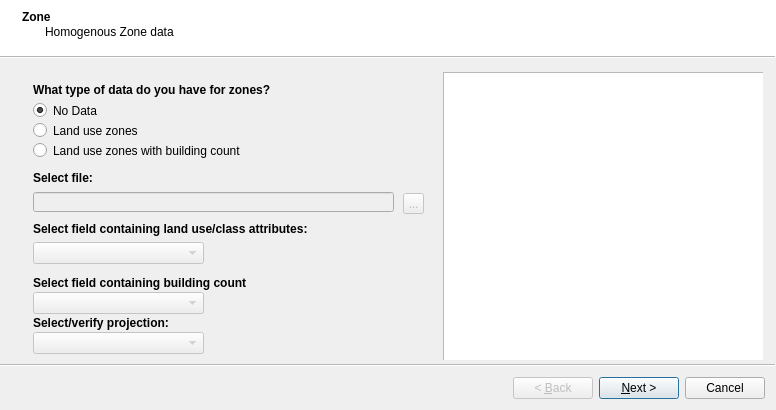
<?xml version="1.0" encoding="UTF-8"?>
<ui version="4.0">
 <class>widgetDataWizard</class>
 <widget class="QWizard" name="widgetDataWizard">
  <property name="geometry">
   <rect>
    <x>0</x>
    <y>0</y>
    <width>776</width>
    <height>410</height>
   </rect>
  </property>
  <property name="windowTitle">
   <string>Wizard</string>
  </property>
  <property name="modal">
   <bool>true</bool>
  </property>
  <property name="wizardStyle">
   <enum>QWizard::ModernStyle</enum>
  </property>
  <widget class="QWizardPage" name="wizardPageZones">
   <property name="title">
    <string>Zone</string>
   </property>
   <property name="subTitle">
    <string>Homogenous Zone data</string>
   </property>
   <attribute name="pageId">
    <string notr="true">page_zone</string>
   </attribute>
   <widget class="QWidget" name="widgetZones" native="true">
    <property name="geometry">
     <rect>
      <x>10</x>
      <y>10</y>
      <width>411</width>
      <height>291</height>
     </rect>
    </property>
    <widget class="QRadioButton" name="radio_zones_count">
     <property name="geometry">
      <rect>
       <x>10</x>
       <y>70</y>
       <width>391</width>
       <height>17</height>
      </rect>
     </property>
     <property name="text">
      <string>Land use zones with building count</string>
     </property>
    </widget>
    <widget class="QRadioButton" name="radio_zones_only">
     <property name="geometry">
      <rect>
       <x>10</x>
       <y>50</y>
       <width>391</width>
       <height>17</height>
      </rect>
     </property>
     <property name="text">
      <string>Land use zones</string>
     </property>
    </widget>
    <widget class="QLabel" name="lb_zones_proj">
     <property name="geometry">
      <rect>
       <x>10</x>
       <y>240</y>
       <width>151</width>
       <height>21</height>
      </rect>
     </property>
     <property name="font">
      <font>
       <weight>75</weight>
       <bold>true</bold>
      </font>
     </property>
     <property name="text">
      <string>Select/verify projection:</string>
     </property>
    </widget>
    <widget class="QLabel" name="lb_zones_select_file">
     <property name="geometry">
      <rect>
       <x>10</x>
       <y>95</y>
       <width>71</width>
       <height>21</height>
      </rect>
     </property>
     <property name="font">
      <font>
       <weight>75</weight>
       <bold>true</bold>
      </font>
     </property>
     <property name="text">
      <string>Select file:</string>
     </property>
    </widget>
    <widget class="QRadioButton" name="radio_zones_no_data">
     <property name="geometry">
      <rect>
       <x>10</x>
       <y>30</y>
       <width>391</width>
       <height>17</height>
      </rect>
     </property>
     <property name="text">
      <string>No Data</string>
     </property>
     <property name="checked">
      <bool>true</bool>
     </property>
    </widget>
    <widget class="QComboBox" name="cb_zones_class_field">
     <property name="enabled">
      <bool>false</bool>
     </property>
     <property name="geometry">
      <rect>
       <x>10</x>
       <y>170</y>
       <width>171</width>
       <height>22</height>
      </rect>
     </property>
    </widget>
    <widget class="QLabel" name="lb_zones_class_field">
     <property name="geometry">
      <rect>
       <x>10</x>
       <y>146</y>
       <width>281</width>
       <height>21</height>
      </rect>
     </property>
     <property name="font">
      <font>
       <weight>75</weight>
       <bold>true</bold>
      </font>
     </property>
     <property name="text">
      <string>Select field containing land use/class attributes:</string>
     </property>
    </widget>
    <widget class="QToolButton" name="btn_zones_select_file">
     <property name="enabled">
      <bool>false</bool>
     </property>
     <property name="geometry">
      <rect>
       <x>380</x>
       <y>121</y>
       <width>21</width>
       <height>21</height>
      </rect>
     </property>
     <property name="cursor">
      <cursorShape>ArrowCursor</cursorShape>
     </property>
     <property name="text">
      <string>...</string>
     </property>
    </widget>
    <widget class="QComboBox" name="cb_zones_proj">
     <property name="enabled">
      <bool>false</bool>
     </property>
     <property name="geometry">
      <rect>
       <x>10</x>
       <y>260</y>
       <width>171</width>
       <height>22</height>
      </rect>
     </property>
    </widget>
    <widget class="QLineEdit" name="txt_zones_select_file">
     <property name="enabled">
      <bool>false</bool>
     </property>
     <property name="geometry">
      <rect>
       <x>10</x>
       <y>120</y>
       <width>361</width>
       <height>20</height>
      </rect>
     </property>
    </widget>
    <widget class="QLabel" name="lb_zones_desc">
     <property name="geometry">
      <rect>
       <x>10</x>
       <y>10</y>
       <width>251</width>
       <height>16</height>
      </rect>
     </property>
     <property name="font">
      <font>
       <weight>75</weight>
       <bold>true</bold>
      </font>
     </property>
     <property name="text">
      <string>What type of data do you have for zones?</string>
     </property>
    </widget>
    <widget class="QLabel" name="lb_zones_count_field">
     <property name="geometry">
      <rect>
       <x>10</x>
       <y>200</y>
       <width>271</width>
       <height>21</height>
      </rect>
     </property>
     <property name="font">
      <font>
       <weight>75</weight>
       <bold>true</bold>
      </font>
     </property>
     <property name="text">
      <string>Select field containing building count</string>
     </property>
    </widget>
    <widget class="QComboBox" name="cb_zones_count_field">
     <property name="enabled">
      <bool>false</bool>
     </property>
     <property name="geometry">
      <rect>
       <x>10</x>
       <y>220</y>
       <width>171</width>
       <height>22</height>
      </rect>
     </property>
    </widget>
   </widget>
   <widget class="QTextEdit" name="txt_zones_desc">
    <property name="geometry">
     <rect>
      <x>430</x>
      <y>10</y>
      <width>321</width>
      <height>290</height>
     </rect>
    </property>
   </widget>
  </widget>
  <widget class="QWizardPage" name="wizardPageFoortprints">
   <property name="title">
    <string>Footprint</string>
   </property>
   <property name="subTitle">
    <string>Building Footprint Data</string>
   </property>
   <attribute name="pageId">
    <string notr="true">page_fp</string>
   </attribute>
   <widget class="QWidget" name="widgetFootprint" native="true">
    <property name="geometry">
     <rect>
      <x>10</x>
      <y>10</y>
      <width>411</width>
      <height>290</height>
     </rect>
    </property>
    <widget class="QComboBox" name="cb_fp_story_field">
     <property name="enabled">
      <bool>false</bool>
     </property>
     <property name="geometry">
      <rect>
       <x>280</x>
       <y>146</y>
       <width>121</width>
       <height>22</height>
      </rect>
     </property>
    </widget>
    <widget class="QRadioButton" name="radio_fp_height">
     <property name="geometry">
      <rect>
       <x>10</x>
       <y>70</y>
       <width>381</width>
       <height>17</height>
      </rect>
     </property>
     <property name="text">
      <string>Building footprints with height</string>
     </property>
    </widget>
    <widget class="QLineEdit" name="txt_fp_select_file">
     <property name="enabled">
      <bool>false</bool>
     </property>
     <property name="geometry">
      <rect>
       <x>10</x>
       <y>121</y>
       <width>361</width>
       <height>20</height>
      </rect>
     </property>
    </widget>
    <widget class="QLabel" name="lb_fp_select_file">
     <property name="geometry">
      <rect>
       <x>10</x>
       <y>95</y>
       <width>71</width>
       <height>21</height>
      </rect>
     </property>
     <property name="font">
      <font>
       <weight>75</weight>
       <bold>true</bold>
      </font>
     </property>
     <property name="text">
      <string>Select file:</string>
     </property>
    </widget>
    <widget class="QRadioButton" name="radio_fp_only">
     <property name="geometry">
      <rect>
       <x>10</x>
       <y>50</y>
       <width>381</width>
       <height>17</height>
      </rect>
     </property>
     <property name="text">
      <string>Building footprints without height</string>
     </property>
    </widget>
    <widget class="QLabel" name="lb_fp_desc">
     <property name="geometry">
      <rect>
       <x>10</x>
       <y>10</y>
       <width>305</width>
       <height>16</height>
      </rect>
     </property>
     <property name="font">
      <font>
       <weight>75</weight>
       <bold>true</bold>
      </font>
     </property>
     <property name="text">
      <string>What type of data do you have for building footprints?</string>
     </property>
    </widget>
    <widget class="QComboBox" name="cb_fp_proj">
     <property name="enabled">
      <bool>false</bool>
     </property>
     <property name="geometry">
      <rect>
       <x>280</x>
       <y>171</y>
       <width>121</width>
       <height>22</height>
      </rect>
     </property>
    </widget>
    <widget class="QLabel" name="lb_fp_proj">
     <property name="geometry">
      <rect>
       <x>10</x>
       <y>171</y>
       <width>151</width>
       <height>21</height>
      </rect>
     </property>
     <property name="font">
      <font>
       <weight>75</weight>
       <bold>true</bold>
      </font>
     </property>
     <property name="text">
      <string>Select/verify projection:</string>
     </property>
    </widget>
    <widget class="QToolButton" name="btn_fp_select_file">
     <property name="enabled">
      <bool>false</bool>
     </property>
     <property name="geometry">
      <rect>
       <x>380</x>
       <y>121</y>
       <width>21</width>
       <height>21</height>
      </rect>
     </property>
     <property name="cursor">
      <cursorShape>ArrowCursor</cursorShape>
     </property>
     <property name="text">
      <string>...</string>
     </property>
    </widget>
    <widget class="QRadioButton" name="radio_fp_no_data">
     <property name="geometry">
      <rect>
       <x>10</x>
       <y>30</y>
       <width>381</width>
       <height>17</height>
      </rect>
     </property>
     <property name="text">
      <string>No Data</string>
     </property>
     <property name="checked">
      <bool>true</bool>
     </property>
    </widget>
    <widget class="QLabel" name="lb_fp_story_field">
     <property name="geometry">
      <rect>
       <x>10</x>
       <y>146</y>
       <width>241</width>
       <height>21</height>
      </rect>
     </property>
     <property name="font">
      <font>
       <weight>75</weight>
       <bold>true</bold>
      </font>
     </property>
     <property name="text">
      <string>Select field containing number of stories:</string>
     </property>
    </widget>
   </widget>
   <widget class="QTextEdit" name="txt_fp_desc">
    <property name="geometry">
     <rect>
      <x>430</x>
      <y>10</y>
      <width>321</width>
      <height>290</height>
     </rect>
    </property>
   </widget>
  </widget>
  <widget class="QWizardPage" name="wizardPageSurveys">
   <property name="title">
    <string>Survey</string>
   </property>
   <property name="subTitle">
    <string>Field survey data</string>
   </property>
   <attribute name="pageId">
    <string notr="true">page_survey</string>
   </attribute>
   <widget class="QWidget" name="widgetSurvey" native="true">
    <property name="geometry">
     <rect>
      <x>10</x>
      <y>10</y>
      <width>411</width>
      <height>290</height>
     </rect>
    </property>
    <widget class="QLabel" name="lb_svy_select_file">
     <property name="geometry">
      <rect>
       <x>10</x>
       <y>95</y>
       <width>71</width>
       <height>21</height>
      </rect>
     </property>
     <property name="font">
      <font>
       <weight>75</weight>
       <bold>true</bold>
      </font>
     </property>
     <property name="text">
      <string>Select file:</string>
     </property>
    </widget>
    <widget class="QLabel" name="lb_svy_desc">
     <property name="geometry">
      <rect>
       <x>10</x>
       <y>10</y>
       <width>261</width>
       <height>16</height>
      </rect>
     </property>
     <property name="font">
      <font>
       <weight>75</weight>
       <bold>true</bold>
      </font>
     </property>
     <property name="text">
      <string>What type of survey / field data do you have?</string>
     </property>
    </widget>
    <widget class="QToolButton" name="btn_svy_select_file">
     <property name="enabled">
      <bool>false</bool>
     </property>
     <property name="geometry">
      <rect>
       <x>380</x>
       <y>121</y>
       <width>21</width>
       <height>21</height>
      </rect>
     </property>
     <property name="cursor">
      <cursorShape>ArrowCursor</cursorShape>
     </property>
     <property name="text">
      <string>...</string>
     </property>
    </widget>
    <widget class="QRadioButton" name="radio_svy_sampled">
     <property name="geometry">
      <rect>
       <x>10</x>
       <y>50</y>
       <width>381</width>
       <height>17</height>
      </rect>
     </property>
     <property name="text">
      <string>Sampled buildings from survey area</string>
     </property>
    </widget>
    <widget class="QRadioButton" name="radio_svy_no_data">
     <property name="geometry">
      <rect>
       <x>10</x>
       <y>30</y>
       <width>381</width>
       <height>17</height>
      </rect>
     </property>
     <property name="text">
      <string>No Data</string>
     </property>
     <property name="checked">
      <bool>true</bool>
     </property>
    </widget>
    <widget class="QRadioButton" name="radio_svy_complete">
     <property name="geometry">
      <rect>
       <x>10</x>
       <y>70</y>
       <width>381</width>
       <height>17</height>
      </rect>
     </property>
     <property name="text">
      <string>Complete building stock/survey area</string>
     </property>
    </widget>
    <widget class="QLineEdit" name="txt_svy_select_file">
     <property name="enabled">
      <bool>false</bool>
     </property>
     <property name="geometry">
      <rect>
       <x>10</x>
       <y>121</y>
       <width>361</width>
       <height>20</height>
      </rect>
     </property>
    </widget>
   </widget>
   <widget class="QTextEdit" name="txt_survey_desc">
    <property name="geometry">
     <rect>
      <x>430</x>
      <y>10</y>
      <width>321</width>
      <height>290</height>
     </rect>
    </property>
   </widget>
  </widget>
  <widget class="QWizardPage" name="wizardPageAggr">
   <property name="title">
    <string>Output</string>
   </property>
   <property name="subTitle">
    <string>Output Aggregation Format</string>
   </property>
   <attribute name="pageId">
    <string notr="true">page_aggr</string>
   </attribute>
   <widget class="QWidget" name="widgetAggr" native="true">
    <property name="geometry">
     <rect>
      <x>10</x>
      <y>10</y>
      <width>411</width>
      <height>290</height>
     </rect>
    </property>
    <widget class="QRadioButton" name="radio_aggr_grid">
     <property name="geometry">
      <rect>
       <x>10</x>
       <y>50</y>
       <width>381</width>
       <height>17</height>
      </rect>
     </property>
     <property name="text">
      <string>GED Compatible 30 arc-second grid</string>
     </property>
    </widget>
    <widget class="QLabel" name="lb_aggr_desc">
     <property name="geometry">
      <rect>
       <x>10</x>
       <y>10</y>
       <width>281</width>
       <height>16</height>
      </rect>
     </property>
     <property name="font">
      <font>
       <weight>75</weight>
       <bold>true</bold>
      </font>
     </property>
     <property name="text">
      <string>How do you wish to aggregate your output data?</string>
     </property>
    </widget>
    <widget class="QRadioButton" name="radio_aggr_zones">
     <property name="geometry">
      <rect>
       <x>10</x>
       <y>30</y>
       <width>381</width>
       <height>17</height>
      </rect>
     </property>
     <property name="text">
      <string>Output into defined zones </string>
     </property>
    </widget>
   </widget>
   <widget class="QTextEdit" name="txt_aggr_desc">
    <property name="geometry">
     <rect>
      <x>430</x>
      <y>10</y>
      <width>321</width>
      <height>290</height>
     </rect>
    </property>
   </widget>
  </widget>
  <widget class="QWizardPage" name="wizardPageVerify">
   <property name="title">
    <string>Review</string>
   </property>
   <property name="subTitle">
    <string>Review input data</string>
   </property>
   <attribute name="pageId">
    <string notr="true">page_verify</string>
   </attribute>
   <widget class="QWidget" name="widgetResult" native="true">
    <property name="geometry">
     <rect>
      <x>10</x>
      <y>10</y>
      <width>411</width>
      <height>290</height>
     </rect>
    </property>
    <widget class="QLabel" name="lb_verify_title">
     <property name="geometry">
      <rect>
       <x>10</x>
       <y>10</y>
       <width>301</width>
       <height>16</height>
      </rect>
     </property>
     <property name="font">
      <font>
       <weight>75</weight>
       <bold>true</bold>
      </font>
     </property>
     <property name="text">
      <string>You have supplied the following types of data:</string>
     </property>
    </widget>
    <widget class="QLabel" name="img_lb_verify_fp">
     <property name="geometry">
      <rect>
       <x>10</x>
       <y>38</y>
       <width>21</width>
       <height>21</height>
      </rect>
     </property>
     <property name="text">
      <string/>
     </property>
    </widget>
    <widget class="QLabel" name="img_lb_verify_zones">
     <property name="geometry">
      <rect>
       <x>10</x>
       <y>59</y>
       <width>21</width>
       <height>21</height>
      </rect>
     </property>
     <property name="text">
      <string/>
     </property>
    </widget>
    <widget class="QLabel" name="lb_verify_fp">
     <property name="geometry">
      <rect>
       <x>40</x>
       <y>38</y>
       <width>111</width>
       <height>20</height>
      </rect>
     </property>
     <property name="text">
      <string>Footprint</string>
     </property>
    </widget>
    <widget class="QLabel" name="lb_verify_svy">
     <property name="geometry">
      <rect>
       <x>40</x>
       <y>80</y>
       <width>111</width>
       <height>20</height>
      </rect>
     </property>
     <property name="text">
      <string>Survey</string>
     </property>
    </widget>
    <widget class="QLabel" name="lb_verify_zones">
     <property name="geometry">
      <rect>
       <x>40</x>
       <y>59</y>
       <width>111</width>
       <height>20</height>
      </rect>
     </property>
     <property name="text">
      <string>Zones</string>
     </property>
    </widget>
    <widget class="QLabel" name="img_lb_verify_svy">
     <property name="geometry">
      <rect>
       <x>10</x>
       <y>80</y>
       <width>21</width>
       <height>21</height>
      </rect>
     </property>
     <property name="text">
      <string/>
     </property>
    </widget>
    <widget class="QLabel" name="lb_verify_aggregation">
     <property name="geometry">
      <rect>
       <x>10</x>
       <y>113</y>
       <width>171</width>
       <height>16</height>
      </rect>
     </property>
     <property name="font">
      <font>
       <weight>75</weight>
       <bold>true</bold>
      </font>
     </property>
     <property name="text">
      <string>With aggregation</string>
     </property>
    </widget>
    <widget class="QLabel" name="img_lb_verify_agg_grid">
     <property name="geometry">
      <rect>
       <x>10</x>
       <y>150</y>
       <width>21</width>
       <height>21</height>
      </rect>
     </property>
     <property name="text">
      <string/>
     </property>
    </widget>
    <widget class="QLabel" name="img_lb_verify_agg_zone">
     <property name="geometry">
      <rect>
       <x>10</x>
       <y>130</y>
       <width>21</width>
       <height>21</height>
      </rect>
     </property>
     <property name="text">
      <string/>
     </property>
    </widget>
    <widget class="QLabel" name="lb_verify_agg_zone">
     <property name="geometry">
      <rect>
       <x>40</x>
       <y>130</y>
       <width>131</width>
       <height>20</height>
      </rect>
     </property>
     <property name="text">
      <string>Zone</string>
     </property>
    </widget>
    <widget class="QLabel" name="lb_verify_agg_grid">
     <property name="geometry">
      <rect>
       <x>40</x>
       <y>150</y>
       <width>131</width>
       <height>20</height>
      </rect>
     </property>
     <property name="text">
      <string>GED Compatible Grid</string>
     </property>
    </widget>
   </widget>
   <widget class="QTextBrowser" name="txt_verify_text">
    <property name="geometry">
     <rect>
      <x>430</x>
      <y>10</y>
      <width>321</width>
      <height>290</height>
     </rect>
    </property>
    <property name="html">
     <string>&lt;!DOCTYPE HTML PUBLIC &quot;-//W3C//DTD HTML 4.0//EN&quot; &quot;http://www.w3.org/TR/REC-html40/strict.dtd&quot;&gt;
&lt;html&gt;&lt;head&gt;&lt;meta name=&quot;qrichtext&quot; content=&quot;1&quot; /&gt;&lt;style type=&quot;text/css&quot;&gt;
p, li { white-space: pre-wrap; }
&lt;/style&gt;&lt;/head&gt;&lt;body style=&quot; font-family:'MS Shell Dlg 2'; font-size:8.25pt; font-weight:400; font-style:normal;&quot;&gt;
&lt;p style=&quot;-qt-paragraph-type:empty; margin-top:12px; margin-bottom:12px; margin-left:0px; margin-right:0px; -qt-block-indent:0; text-indent:0px; font-size:8pt;&quot;&gt;&lt;/p&gt;&lt;/body&gt;&lt;/html&gt;</string>
    </property>
   </widget>
  </widget>
 </widget>
 <resources>
  <include location="resources/SIDDResource.qrc"/>
 </resources>
 <connections/>
</ui>
